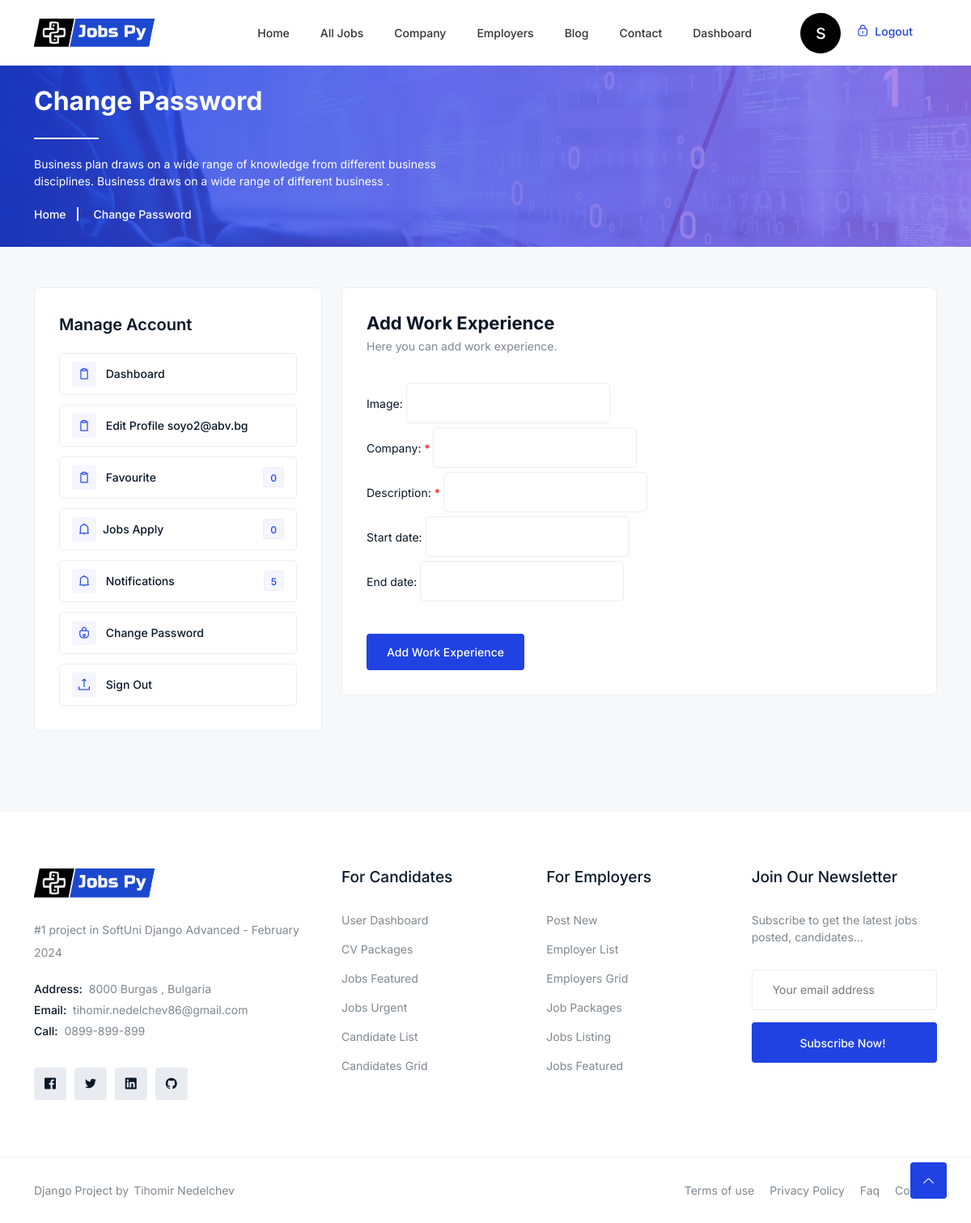
The page /jobseeker/add-work-experience/1/ (signed in) on the database as committed earlier.
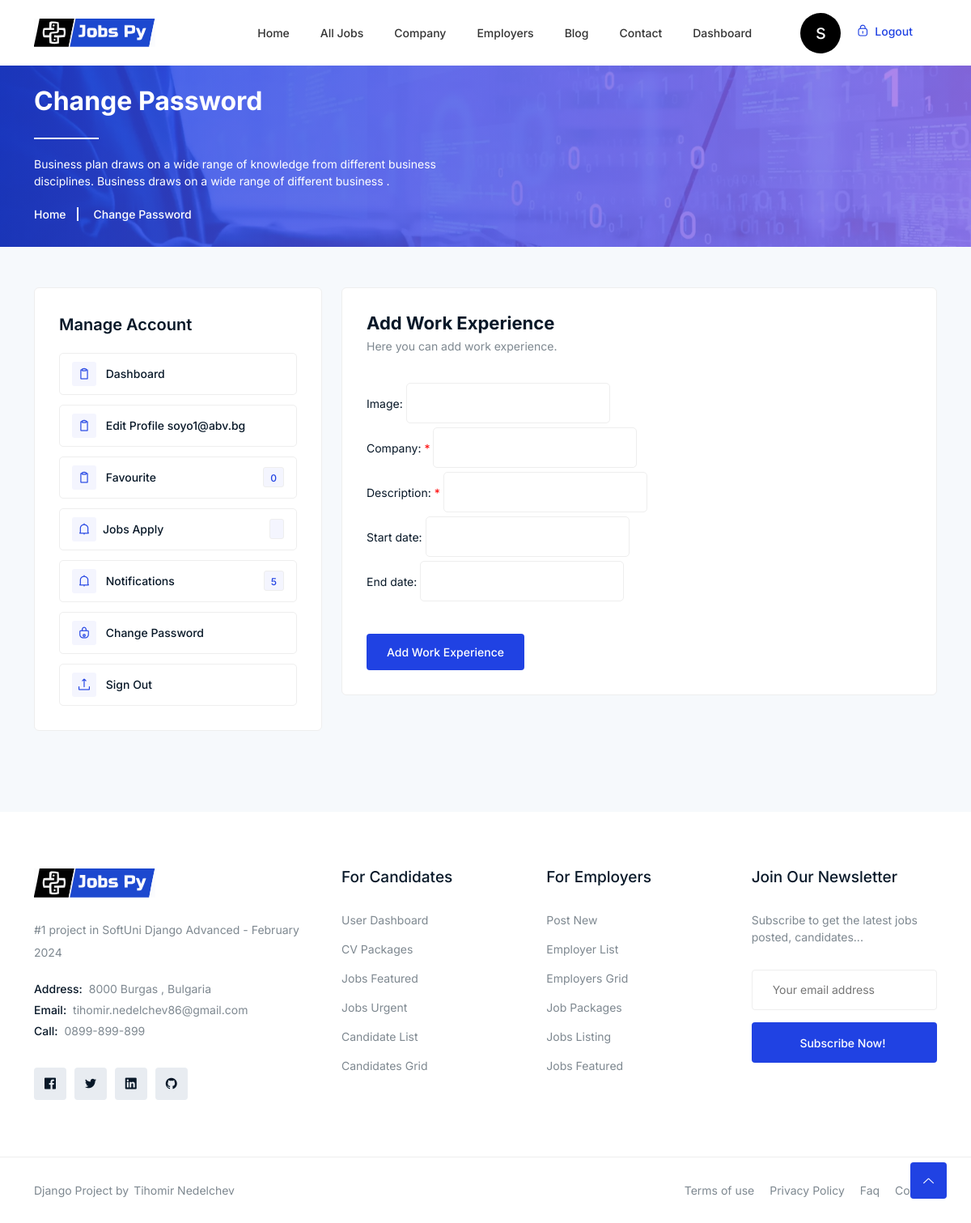
The same page on the database as committed later.
### jobsPy/accounts/models.py (models this page shows)
class Account(AbstractBaseUser, PermissionsMixin):
    username = None
    ROLE_CHOICES = (
        ('jobseeker', 'Job Seeker'),
        ('company', 'Company'),
    )
    role = models.CharField(max_length=10, choices=ROLE_CHOICES)
    date_joined = models.DateTimeField(auto_now_add=True)
    last_login = models.DateTimeField(auto_now_add=True)
    email = models.EmailField(max_length=100, unique=True, null=False, blank=False)
    USERNAME_FIELD = 'email'
    EMAIL_FIELD = 'email'
    REQUIRED_FIELDS = []
    objects = AccountModel()
    is_staff = models.BooleanField(default=False)

### jobsPy/jobseekers/models.py (models this page shows)
class JobSeeker(models.Model):
    user = models.OneToOneField(UserModel, on_delete=models.CASCADE, primary_key=True)
    first_name = models.CharField(max_length=50, blank=False, null=False)
    last_name = models.CharField(max_length=50, blank=False, null=False)
    city = models.CharField(max_length=50, blank=False, null=False)
    nationality = models.CharField(max_length=50, blank=False, null=False)
    occupation = models.CharField(max_length=50, blank=False, null=False)
    seniority = models.ForeignKey(Seniority, on_delete=models.SET_NULL, blank=True, null=True)
    website = models.URLField(max_length=70, blank=True, null=True)
    linkedin = models.URLField(blank=False, null=False, max_length=50)
    github = models.URLField(blank=False, null=False, max_length=50)
    about = RichTextField(blank=False, null=False)
    phone_number = models.CharField(max_length=50, blank=True, null=True)
    profile_picture = models.ImageField(
        blank=True, null=True, upload_to='images/profile')
    gender = models.CharField(blank=False, null=False,
                              choices=GENDER_TYPE, max_length=1)
    marital_status = models.CharField(blank=False, null=False, max_length=20, choices=MARITAL_STATUS)
    skills = models.ManyToManyField(Skills, related_name="skills")
    activated = models.BooleanField(default=False)
    @property
    def get_user_all_applicant(self):
        return Applicant.objects.filter(user=self.user).count()

### jobsPy/jobseekers/views.py (the view, shortened to what this page needs)
# urls.py: path("add-work-experience/<int:pk>/", AddWorkExperience.as_view(), name="add-work-experience"),
class AddWorkExperience(CreateView):
    template_name = "job_seekers/add_work_experience.html"
    form_class = WrokExperienceForm

### jobsPy/jobseekers/forms.py
class WrokExperienceForm(ModelForm):
    required_css_class = 'required'
    class Meta:
        model = Experience
        exclude = ["job_seeker"]

### templates/job_seekers/add_work_experience.html (shortened to what this page needs)
{% extends 'base.html' %}
{% load static %}
{% block main_content %}
    <div class="breadcrumbs overlay">
        <div class="container">
            <div class="row">
                <div class="col-12">
                    <div class="breadcrumbs-content">
                        <h1 class="page-title">Change Password</h1>
                        <p>Business plan draws on a wide range of knowledge from different business<br> disciplines.
                            Business draws on a wide range of different business .</p>
                    </div>
                    <ul class="breadcrumb-nav">
                        <li><a href="index.html">Home</a></li>
                        <li>Change Password</li>
                    </ul>
                </div>
            </div>
        </div>
    </div>
    <div class="change-password section">
        <div class="container">
            <div class="alerts-inner">
                <div class="row">
                    {% include "job_seekers/job_seeker_menu.html" %}
                    <div class="col-lg-8">
                        <div class="password-content">
                            <h3>Add Work Experience</h3>
                            <p>Here you can add work experience.</p>
                            <form method="post" action="{% url 'add-work-experience' user.jobseeker.pk %}" enctype="multipart/form-data">
                                <div class="row">
                                {{ form.as_p }}
                                    <div class="col-lg-12">
                                        <div class="button">
                                            <button class="btn">Add Work Experience</button>
                                        </div>
                                    </div>
                                </div>
                            </form>
                        </div>
                    </div>
                </div>
            </div>
        </div>
    </div>
 {% endblock %}

### templates/base.html (shortened to what the changed rows need)
{% load static %}
{% load socialaccount %}
<!DOCTYPE html>
<html class="no-js" lang="zxx">
<head>
    <link rel="stylesheet" href="{% static '/css/bootstrap.min.css' %}" />
    <link rel="stylesheet" href="{% static '/css/LineIcons.2.0.css' %}" />
    <link rel="stylesheet" href="{% static '/css/animate.css' %}" />
    <link rel="stylesheet" href="{% static '/css/tiny-slider.css' %}" />
    <link rel="stylesheet" href="{% static '/css/glightbox.min.css' %}" />
    <link rel="stylesheet" href="{% static '/css/main.css' %}" />
    <link rel="stylesheet" href="{% static '/css/flaticon.css' %}" />
</head>
<body>
    <header class="header style4">
        <div class="navbar-area">
            <div class="container">
                <div class="row align-items-center">
                    <div class="col-lg-12">
                        <nav class="navbar navbar-expand-lg">
                            <div class="collapse navbar-collapse sub-menu-bar" id="navbarSupportedContent">
                                <ul id="nav" class="navbar-nav ml-auto">
                                    {% if request.user.role == "company"%}
                                          <li class="nav-item "><a class="{% if request.resolver_match.url_name == 'company-dashboard' %}active{% endif %}" href="{% url 'company-dashboard' %}">Dashboard</a></li>
                                    {% elif request.user.role == "jobseeker"%}
                                          <li class="nav-item"><a href="{% url 'job seeker dashboard' %}">Dashboard</a></li>
                                    {% endif %}
                                </ul>
                            </div>
                            <div class="button">
                                {% if user.is_authenticated %}
                                {% if user.company.image %}
                                    <a href="{% url 'login_redirect_dashboard' %} "><img class="user-profile-small" src="{{ user.company.image.url }}" alt="Logo"></a>
                                {% elif user.jobseeker.profile_picture %}
                                    <a href="{% url 'login_redirect_dashboard' %} "><img class="user-profile-small" src="{{ user.jobseeker.profile_picture.url }}" alt="Logo"></a>
                                {% else %}
                                    <div class="text-center align-center"  style="align-items:center !important;justify-content:center !important;background-color: black;width: 50px;height: 50px;border-radius: 50px; margin-right: 20px">
                                    <a href="{% url 'login_redirect_dashboard' %}" style="padding-top: 10%; color: white; font-size: 25px" >{{ user.email.0 }}</a>
                                    </div>
                                {% endif %}
                                {% else %}
                                <a href="{% url 'login' %}"   class="login"><i
                                        class="lni lni-lock-alt"></i> Login</a>
                                <a href="{% url 'registration' %}"  class="btn">Sign Up</a>
                                {% endif %}
                            </div>
                        </nav>
                    </div>
                </div>
            </div>
        </div>
    </header>
{% block main_content %}
{% endblock %}
</body>
</html>

### templates/job_seekers/job_seeker_menu.html (shortened to what this page needs)
                    <div class="col-lg-4 col-12">
                        <div class="dashbord-sidebar">
                            <ul>
                                <li class="heading">Manage Account</li>
                                <li><a class="{% if request.resolver_match.url_name == 'job seeker dashboard' %}active{% endif %}"  href="{% url 'job seeker dashboard' %}"><i class="lni lni-clipboard"></i> Dashboard</a></li>
                                <li><a class="{% if request.resolver_match.url_name == 'edit-profile' %}active{% endif %}"  href="{% url 'edit-profile' user.jobseeker.pk %}"><i class="lni lni-clipboard"></i> Edit Profile {{ user }}</a></li>
                                <li><a class=""  href="{% url 'favourite_jobs' %}"><i class="lni lni-clipboard"></i> Favourite <span class="notifi">{{ user.favoritejob_set.all|length}}</span></a></li>
                                <li><a class="" href="{% url 'jobs-apply' %}"><i class="lni lni-alarm"></i>Jobs Apply <span class="notifi">{{ user.jobseeker.get_user_all_applicant}}</span></a></li>
                                <li><a  href="notifications.html"><i class="lni lni-alarm"></i> Notifications <span
                                            class="notifi">5</span></a></li>
                                <li><a href="{% url 'change-password' %}"><i class="lni lni-lock"></i> Change Password</a></li>
                                <li><a href="{% url 'sing-out' %}"><i class="lni lni-upload"></i> Sign Out</a></li>
                            </ul>
                        </div>
                    </div>

Rows that differ between the two databases and show on the page:
changed Account: email "soyo2@abv.bg" → "soyo1@abv.bg"; jobseeker.get_user_all_applicant "0" → (not shown)
